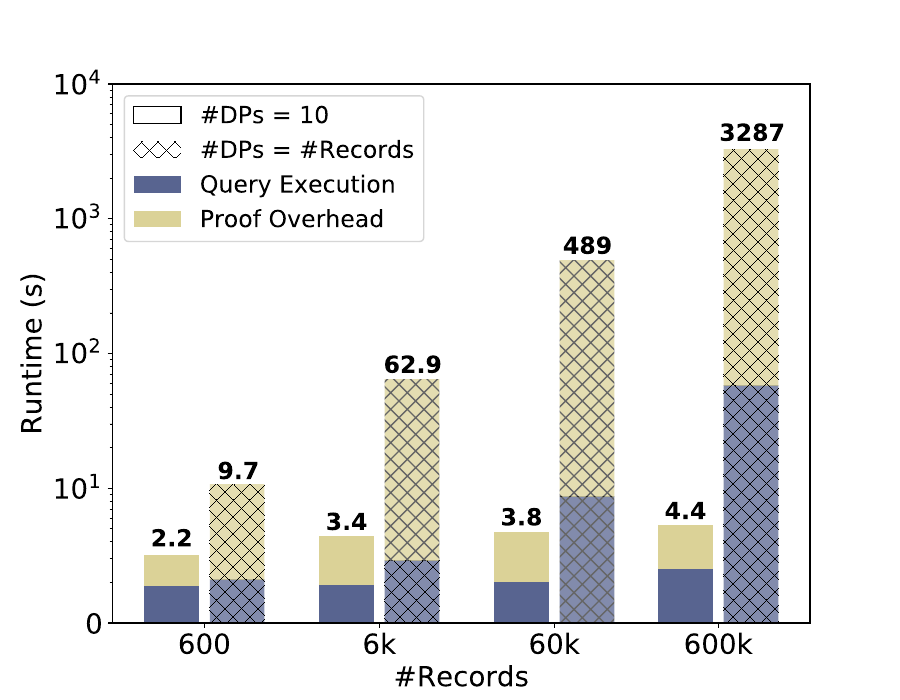

This chart was generated by the following Python code:
import matplotlib.pyplot as plt
import pandas as pd

font = {'family': 'Bitstream Vera Sans',
        'size': 17}

plt.rc('font', **font)

raw_data = {'#records': ['600', '6k', '60k', '600k'],
            'executionFixedDPs': [0.89, 0.91, 1, 1.5],
            'proofOverheadFixedDPs': [1.3, 2.55, 2.76, 2.84],
            'totalFixedDPs': [2.2, 3.4, 3.8, 4.4],
            'executionVaryingDPs': [1.1, 1.9, 7.7, 57.2],
            'proofOverheadVaryingDPs': [8.6, 61, 481.2, 3230],
            'totalVaryingDPs': [9.7, 62.9, 489, 3287],
            'empty': [0, 0, 0, 0]}

df = pd.DataFrame(raw_data, raw_data['#records'])

df['executionFixedDPs'] += 1
df['executionVaryingDPs'] += 1

# Create the general plot and the "subplots" i.e. the bars
f, ax = plt.subplots(1, figsize=(9, 7))

# Set the bar width
bar_width = 0.5

# Positions of the left bar-boundaries
bar_DrynxFixed = [1, 2.6, 4.2, 5.7]
bar_DrynxVarying = [1.6, 3.2, 4.8, 6.3]

# Positions of the x-axis ticks (center of the bars as bar labels)
tick_pos = [i - (bar_width/2) - 0.05 for i in bar_DrynxVarying]

ax.bar(bar_DrynxFixed, df['empty'], width=bar_width, alpha=1, color='white', label='#DPs = 10', edgecolor="black")
ax.bar(bar_DrynxFixed, df['empty'], width=bar_width, alpha=1, color='white', label='#DPs = #Records', hatch="xx")

ax.bar(bar_DrynxFixed, df['executionFixedDPs'], width=bar_width, label='Query Execution', alpha=0.8, color='#2f3e75')
ax.bar(bar_DrynxFixed, df['proofOverheadFixedDPs'], width=bar_width, label='Proof Overhead', alpha=0.8, color='#d3c77e',
       bottom=df['executionFixedDPs'])

ax.bar(bar_DrynxVarying, df['executionVaryingDPs'], width=bar_width, label='Query Execution', alpha=0.6, color='#2f3e75', hatch="xx")
ax.bar(bar_DrynxVarying, df['proofOverheadVaryingDPs'], width=bar_width, label='Proof Overhead', alpha=0.6, color='#d3c77e', hatch="xx",
       bottom=df['executionVaryingDPs'])

ax.set_yscale('log')

# Set the x ticks with names
plt.xticks(tick_pos, df['#records'])
plt.legend(loc='upper left')

# Labelling
ax.text(bar_DrynxFixed[0] - bar_width/2 + 0.06, df['totalFixedDPs'][0] + 1.5, str(df['totalFixedDPs'][0]), color='black', fontweight='bold')
ax.text(bar_DrynxFixed[1] - bar_width/2 + 0.06, df['totalFixedDPs'][1] + 1.5, str(df['totalFixedDPs'][1]), color='black', fontweight='bold')
ax.text(bar_DrynxFixed[2] - bar_width/2 + 0.06, df['totalFixedDPs'][2] + 1.5, str(df['totalFixedDPs'][2]), color='black', fontweight='bold')
ax.text(bar_DrynxFixed[3] - bar_width/2 + 0.06, df['totalFixedDPs'][3] + 1.5, str(df['totalFixedDPs'][3]), color='black', fontweight='bold')

ax.text(bar_DrynxVarying[0] - bar_width/2 + 0.07, df['totalVaryingDPs'][0] + 2, str(df['totalVaryingDPs'][0]), color='black', fontweight='bold')
ax.text(bar_DrynxVarying[1] - bar_width/2 - 0.01, df['totalVaryingDPs'][1] + 9, str(df['totalVaryingDPs'][1]), color='black', fontweight='bold')
ax.text(bar_DrynxVarying[2] - bar_width/2 + 0.03, df['totalVaryingDPs'][2] + 60, str(int(df['totalVaryingDPs'][2])), color='black', fontweight='bold')
ax.text(bar_DrynxVarying[3] - bar_width/2 - 0.04, df['totalVaryingDPs'][3] + 500, str(int(df['totalVaryingDPs'][3])), color='black', fontweight='bold')

# Set the label and legends
ax.set_ylabel("Runtime (s)", fontsize=20)
ax.set_xlabel("#Records", fontsize=20)

ax.tick_params(axis='x', labelsize=20)
ax.tick_params(axis='y', labelsize=20)

labels = [item.get_text() for item in ax.get_yticklabels()]
labels[1] = '0'
labels[2] = '10$^1$'
labels[3] = '10$^2$'
labels[4] = '10$^3$'
labels[5] = '10$^4$'
ax.set_yticklabels(labels)

# Set a buffer around the edge
plt.ylim(ymin=1, ymax=10000)

plt.savefig('scalingDPs.pdf', format='pdf')
